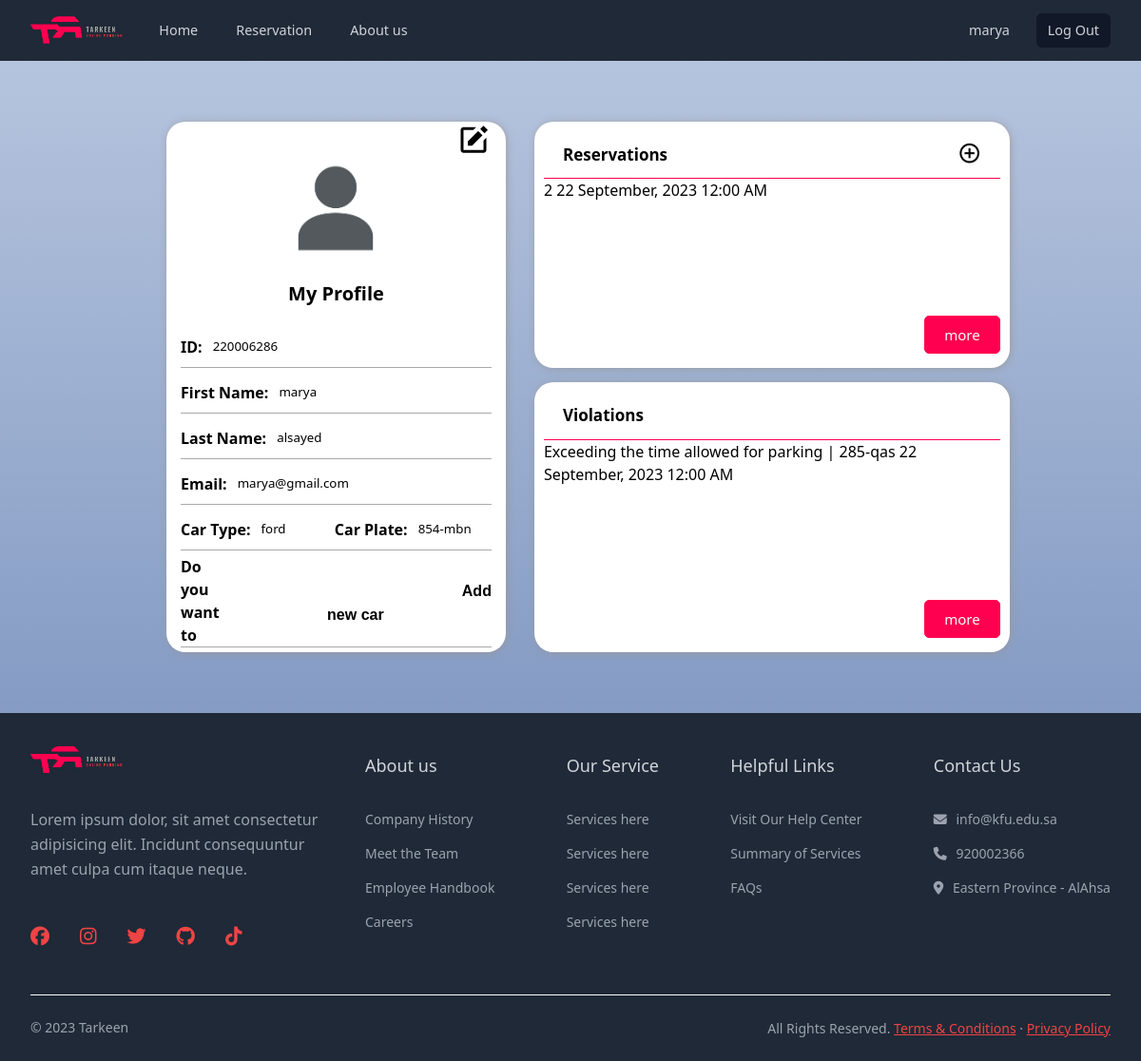
Page /home.php (signed in) on the earlier database version.
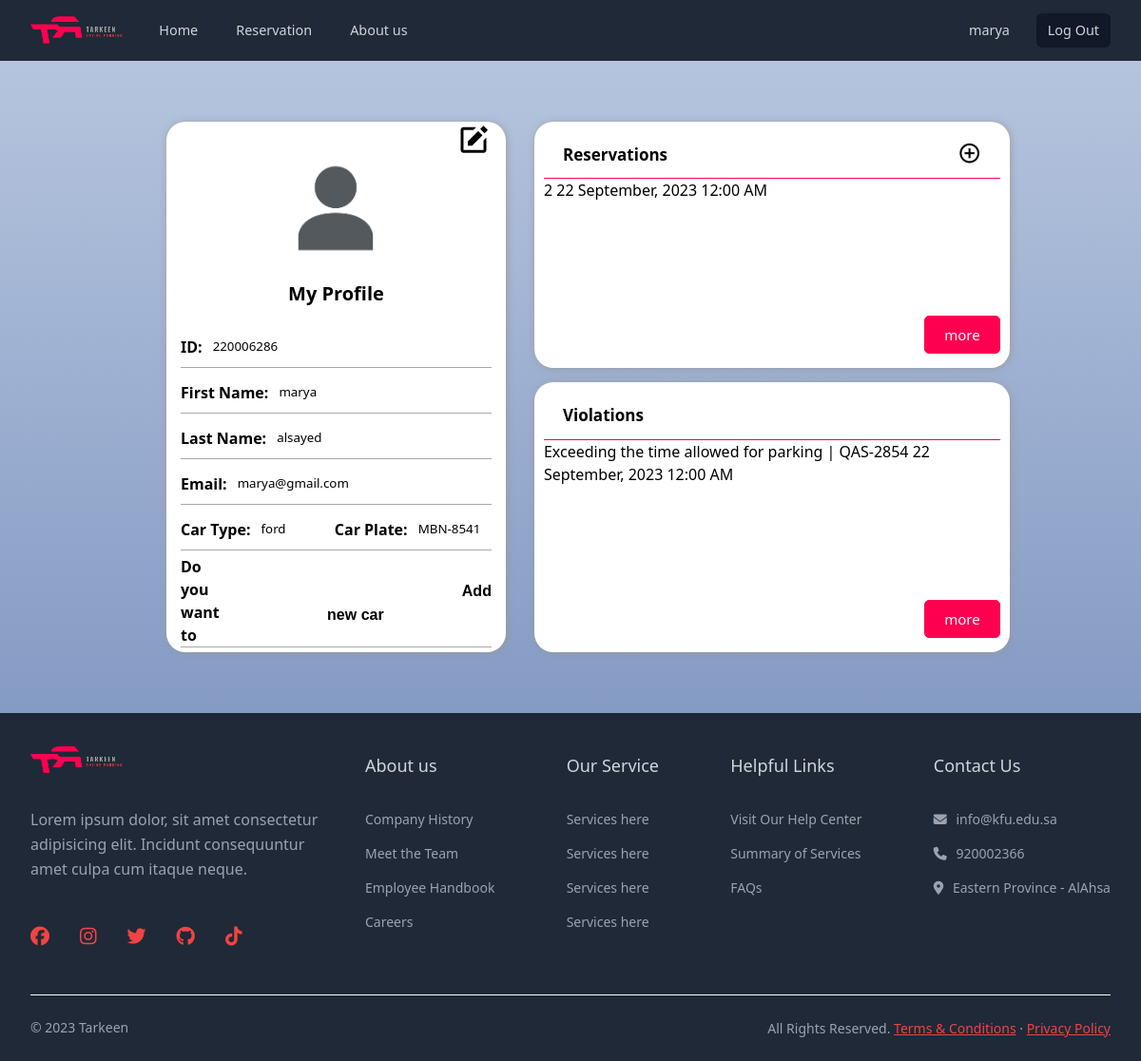
Same page on the later database version.
### tables this page shows
CREATE TABLE Users
(
    user_id            int(128) NOT NULL,
    first_name         varchar(50)  NOT NULL,
    last_name          varchar(50)  NOT NULL,
    `password`         varchar(250) NOT NULL,
    email              varchar(250) NOT NULL,
    user_type_id       int (128) NOT NULL,
    reset_token        varchar(256),
    reset_token_expiry datetime,
    PRIMARY KEY
        (user_id),
    FOREIGN KEY
        (user_type_id) REFERENCES UserTypes
        (user_type_id)
);

CREATE TABLE Cars
(
    car_id    int(128) NOT NULL
        AUTO_INCREMENT,
    car_type  varchar(15) NOT NULL,
    car_plate varchar(15) NOT NULL,
    owner_id  int (128) NOT NULL,
    deleted   tinyint(1) NOT NULL DEFAULT 0,
    PRIMARY KEY
        (car_id),
    FOREIGN KEY
        (owner_id) REFERENCES Users
        (user_id)
);

CREATE TABLE Reservation
(
    reservation_id       int(128) NOT NULL
        AUTO_INCREMENT,
    reservation_datetime datetime NOT NULL,
    extensions_count     int (10) DEFAULT 0,
    enter_datetime       datetime (6),
    exit_datetime        datetime (6),
    parking_id           int (128) NOT NULL,
    car_id               int (128) NOT NULL,
    reserver_id          int (128) NOT NULL,
    reservation_length   int (10) DEFAULT 0,

    PRIMARY KEY
        (reservation_id),
    FOREIGN KEY
        (parking_id) REFERENCES ParkingSpots
        (parking_id),
    FOREIGN KEY
        (car_id) REFERENCES Cars
        (car_id),
    FOREIGN KEY
        (reserver_id) REFERENCES Users
        (user_id)
);

CREATE TABLE ParkingSpots
(
    parking_id     int(128) NOT NULL
        AUTO_INCREMENT,
    zone_number    varchar(10) NOT NULL,
    floor_number   int (10) NOT NULL,
    parking_number int (10) NOT NULL,
    PRIMARY KEY
        (parking_id)
);

CREATE TABLE Violations
(
    violation_id           int(128) NOT NULL
        AUTO_INCREMENT,
    violation_datetime     datetime NOT NULL,
    violation_end_datetime datetime NOT NULL,
    car_id                 int (128) NOT NULL,
    violation_type_id      int (128) NOT NULL,
    violator_id            int (128) NOT NULL,
    violated_id            int (128) NOT NULL,
    note                   varchar(256),

    PRIMARY KEY
        (violation_id),
    FOREIGN KEY
        (car_id) REFERENCES Cars
        (car_id),
    FOREIGN KEY
        (violation_type_id) REFERENCES ViolationTypes
        (violation_type_id),
    FOREIGN KEY
        (violator_id) REFERENCES Users
        (user_id),
    FOREIGN KEY
        (violated_id) REFERENCES Users
        (user_id)
);

CREATE TABLE ViolationTypes
(
    violation_type_id int(128) NOT NULL
        AUTO_INCREMENT,
    `name`            varchar(256) NOT NULL,
    number_of_days    int(128),
    PRIMARY KEY
        (violation_type_id)
);

### snippets/get_user.php (called while the page is built, shortened)
<?php
if (isset($_SESSION['user_id'])) {
    $user_id = $_SESSION['user_id'];
    $query = "SELECT * FROM Users WHERE user_id = ?";
    $stmt = $connection->prepare($query);
    $stmt->bind_param("i", $user_id);
    $stmt->execute();
    $result = $stmt->get_result();
    $user = $result->fetch_assoc();
    $queryCars = "SELECT car_id, car_type, car_plate FROM Cars WHERE owner_id = ? and deleted=FALSE";
    $stmtCars = $connection->prepare($queryCars);
    $stmtCars->bind_param("i", $user_id);
    $stmtCars->execute();
    $resultCars = $stmtCars->get_result();
    $cars = array();
    while ($row = $resultCars->fetch_assoc()) {
        $cars[] = $row;
    }
    $user['cars'] = $cars;
    $reservationQuery = "SELECT Reservation.reservation_id, Reservation.reservation_datetime, Reservation.extensions_count, ParkingSpots.parking_number
                        FROM `Reservation`
                        JOIN `ParkingSpots` ON ParkingSpots.parking_id = Reservation.parking_id
                        WHERE Reservation.reserver_id = ?
                        ORDER BY Reservation.reservation_datetime DESC";
    $stmtReservations = $connection->prepare($reservationQuery);
    $stmtReservations->bind_param("i", $user_id);
    $stmtReservations->execute();
    $resultReservations = $stmtReservations->get_result();
    $reservations = array();
    while ($row = $resultReservations->fetch_assoc()) {
        $reservations[] = $row;
    }
    $user['reservations'] = $reservations;
    if ($user["user_type_id"] == "3") {
        $vailoationQuery = "SELECT Violations.violation_id, ViolationTypes.name, Violations.violation_datetime,Violations.note, Cars.car_plate
                        FROM `Violations`
                        JOIN `ViolationTypes` ON ViolationTypes.violation_type_id = Violations.violation_type_id
                        JOIN `Cars` ON Cars.car_id = Violations.car_id
                        WHERE Violations.violated_id = ?
                        ORDER BY Violations.violation_datetime DESC";
    } else {
        $vailoationQuery = "SELECT Violations.violation_id, ViolationTypes.name, Violations.violation_datetime,Violations.note, Cars.car_plate
                        FROM `Violations`
                        JOIN `ViolationTypes` ON ViolationTypes.violation_type_id = Violations.violation_type_id
                        JOIN `Cars` ON Cars.car_id = Violations.car_id
                        WHERE Violations.violator_id = ?
                        ORDER BY Violations.violation_datetime DESC";
    }
    $stmtViolations = $connection->prepare($vailoationQuery);
    $stmtViolations->bind_param("i", $user_id);
    $stmtViolations->execute();
    $resultViolations = $stmtViolations->get_result();
    $violations = array();
    while ($row = $resultViolations->fetch_assoc()) {
        $violations[] = $row;
    }
    $user['violations'] = $violations;
}

### snippets/base.php (called while the page is built, shortened)
<?php
include "database_connection.php";
include "get_user.php";
?>

### home.php (the view, shortened to what the rows shown need)
<?php include "snippets/base.php" ?>
<!DOCTYPE html>
<html lang="en">
<head>
    <?php include "snippets/layout/head.php" ?>
    <link rel="stylesheet" href="/assets/css/profilestyle.css">
</head>
<body class="body">
<?php include "snippets/layout/header.php" ?>
<main>
    <div class="container-profile">
        <div class="left">
            <form action="" method="POST" id="user-form">
                <div class="fields">
                    <label for="">
                        <span>ID:</span>
                        <input type="text" name="user_id" value="<?= $user['user_id'] ?>" readonly>
                    </label>
                    <label for="">
                        <span>First Name:</span>
                        <input class="editable" id="first_name" type="text" name="first_name"
                               value="<?= $user['first_name'] ?>"
                               readonly>
                    </label>
                    <label for="">
                        <span>Last Name:</span>
                        <input class="editable" id="last_name" type="text" name="last_name"
                               value="<?= $user['last_name'] ?>" readonly>
                    </label>
                    <label for="">
                        <span>Email:</span>
                        <input class="editable" id="email" type="email" name="email" value="<?= $user['email'] ?>"
                               readonly>
                    </label>
                    <?php if ($user["user_type_id"] == "1" || $user["user_type_id"] == "2"): ?>
                        <?php foreach ($user["cars"] as $car): ?>
                            <label for="">
                                <span>Car Type:</span>
                                <input class="editable" type="text" name="car_type1"
                                       value="<?= $car['car_type'] ?? '' ?>" readonly>
                                <span>Car Plate:</span>
                                <input class="editable" type="text" name="car_plate1"
                                       value="<?= $car['car_plate'] ?? '' ?>" readonly>
                            </label>
                        <?php endforeach; ?>
                    <?php endif; ?>
                </div>
            </form>
        </div>
        <div class="right">
            <?php if ($user["user_type_id"] == "1" || $user["user_type_id"] == "2"): ?>
                <div class="violation">
                    <ul class="reservations-list">
                        <?php
                        if (count($user['reservations']) > 0) {
                            $displayedReservations = 0;
                            foreach ($user['reservations'] as $reservation) {
                                if ($displayedReservations < 3) {
                                    ?>
                                    <a href="/reservations/show.php?reservation_id=<?= $reservation['reservation_id'] ?>"
                                       class="link">
                                        <li>
                                            <span><?= $reservation['parking_number'] ?></span>
                                            <span><?= date('d F, Y h:i A', strtotime($reservation['reservation_datetime'])) ?></span>
                                        </li>
                                    </a>
                                    <?php
                                    $displayedReservations++;
                                } else {
                                    break;
                                }
                            }
                        }
                        ?>
                    </ul>
                </div>
            <?php endif; ?>
            <div class="violation">
                <ul class="violation-list">
                    <?php
                    if (isset($user['violations']) && count($user['violations']) > 0) {
                        $displayedViolations = 0;
                        foreach ($user['violations'] as $violation) {
                            if ($displayedViolations < 3) {
                                ?>
                                <li>
                                    <span><?php echo $violation['name'] . '  |   ' . $violation['car_plate']; ?></span>
                                    <span><?php echo date('d F, Y h:i A', strtotime($violation['violation_datetime'])) ?></span>
                                </li>
                                <?php
                                $displayedViolations++;
                            } else {
                                break;
                            }
                        }
                    }
                    ?>
                </ul>
            </div>
        </div>
    </div>
</main>
</body>
</html>

### snippets/layout/header.php (shortened to what the rows shown need)
<nav>
    <div class="nav-cont">
        <ul class="menu">
            <?php if (isset($user)): ?>
                <li class="item button secondary"><a href="/home.php"><?php echo $user['first_name']; ?></a></li>
                <li class="item button"><a href="/auth/logout.php">Log Out</a></li>
            <?php else: ?>
                <li class="item button"><a href="/auth/login.php">Log In</a></li>
            <?php endif; ?>
        </ul>
    </div>
</nav>

Differences in the rows shown:
changed cars "ford": car_plate1 "854-mbn" → "MBN-8541"
changed through a linked row, violations "Exceeding the time allowed for parking": car.car_plate "285-qas" → "QAS-2854"
